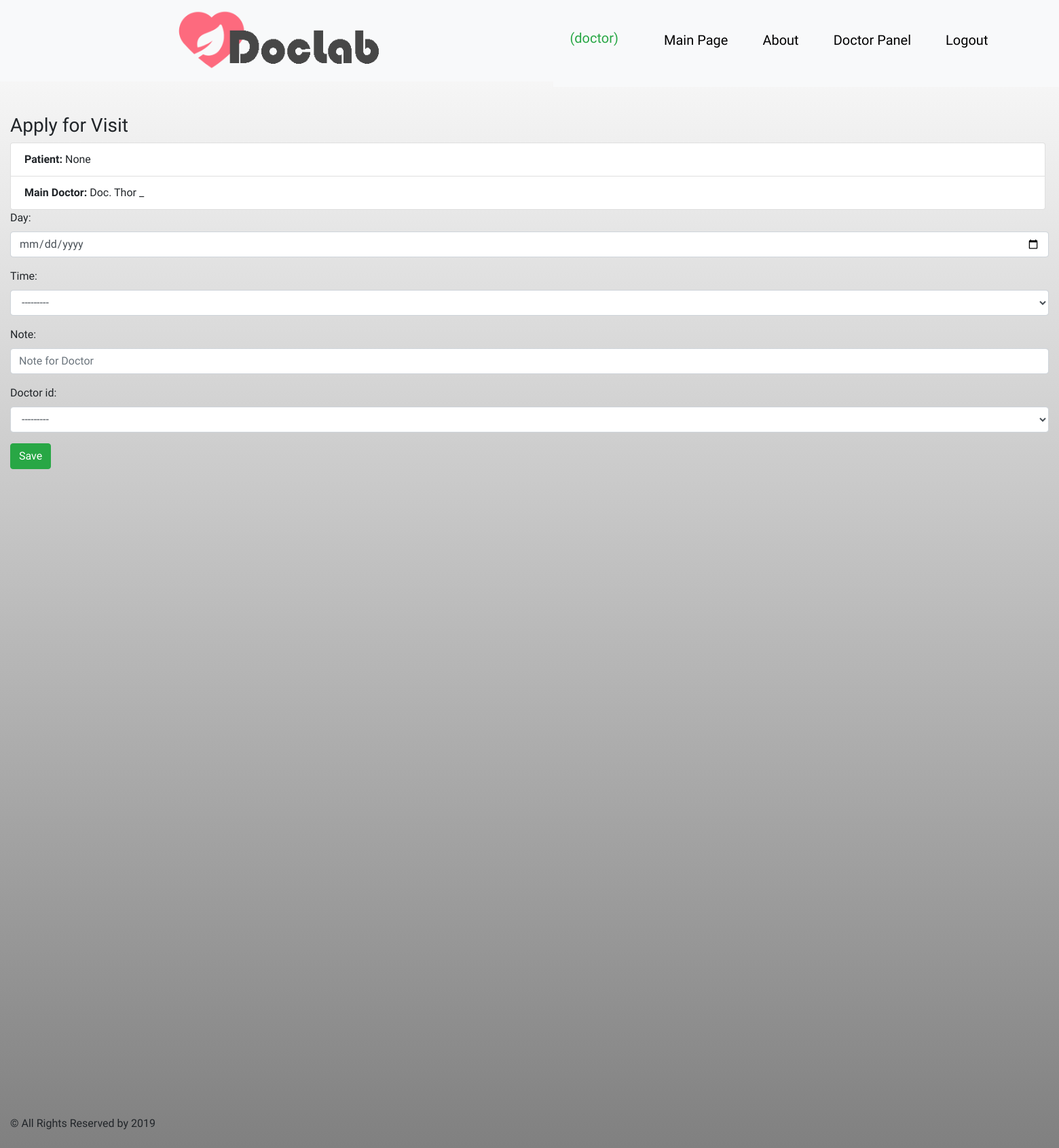
Page /doctor/schedule/apply/ (signed in) on the committed database.
### doctor/models.py (models this page shows)
class UserProfile(AbstractBaseUser, PermissionsMixin):
    accType = (
        (0, 'Unknown'),
        (1, 'Doctor'),
        (2, 'LabAssistant'),
        (3, 'Patient'),
        (4, 'Admin'),
    )
    username = models.CharField(max_length=25, unique=True)
    email = models.EmailField(unique=True)
    is_active = models.BooleanField(default=True)
    is_staff = models.BooleanField(default=False)
    acc_type = models.IntegerField(choices=accType, default=0)
    pat_ref = models.OneToOneField(Patient, on_delete=models.CASCADE, null=True, blank=True, unique=True)
    doc_ref = models.ForeignKey(Doctor, on_delete=models.CASCADE, null=True, blank=True)
    USERNAME_FIELD = "username"
    objects = UserManager()
    REQUIRED_FIELDS = ["email"]

class Doctor(models.Model):
    GENDER = (
        (0, 'Male'),
        (1, 'Female')
    )
    first_name = models.CharField(max_length=45)
    middle_name = models.CharField(max_length=45)
    last_name = models.CharField(max_length=45)
    gender = models.BooleanField(choices=GENDER, default=0)
    post = models.CharField(max_length=45, blank=True)
    phone_number = models.CharField(max_length=15, blank=True)
    address = models.CharField(max_length=90, blank=True)
    email = models.CharField(max_length=254, blank=True)
    exam_room = models.CharField(max_length=6, blank=True)
    def __str__(self):
        return 'Doc. ' + self.first_name + ' ' + self.last_name

### doctor/views.py (the view)
# urls.py: path('schedule/apply/', views.schedule_form_view, name='apply_for_visit'),
def schedule_form_view(request):
    form = ScheduleForm(request.POST or None, initial={"patient_id": request.user.pat_ref})
    context = {
        'form': form
    }
    if form.is_valid():
        form.save()
        return HttpResponseRedirect(reverse('doctor:schedule',
                                            kwargs={'pk': form.cleaned_data['doctor_id'].pk}))
    return render(request, 'doctor/forms/schedule_form.html', context)

### doctor/forms.py (shortened to what this page needs)
class ScheduleForm(forms.ModelForm):
    class Meta:
        model = Schedule
        fields = ['day', 'time', 'note', 'doctor_id', 'patient_id']
        widgets = {
            'day': forms.DateInput(attrs={'class': 'form-control', 'placeholder': 'Select a date',
                                          'type': 'date'}),
            'note': forms.TextInput(attrs={'class': 'form-control', 'placeholder': 'Note for Doctor',
                                           'type': 'text'}),
            'time': widgets.Select(attrs={'class': 'select, form-control'}),
            'doctor_id': widgets.Select(attrs={'class': 'select, form-control'}),
            'patient_id': widgets.HiddenInput(),
        }

### doctor/templates/doctor/forms/schedule_form.html (shortened to what this page needs)
{% extends 'extends/base.html' %}
{% block content %}
    <div class="container-fluid">
        <h3>Apply for Visit</h3>
        <ul class="list-group">
            <li class="list-group-item"><b>Patient:</b>  {{ user.pat_ref }}</li>
            <li class="list-group-item"><b>Main Doctor:</b>  {{ user.doc_ref }}</li>
        </ul>
        <form method="post">
            {{ form.as_p }}
            <input type="submit" class="btn btn-success" value="Save"/>
        </form>
    </div>
{% endblock %}

### main/templates/extends/header.html (shortened to what this page needs)
{% load static %}
<!DOCTYPE html>
<html lang="en">
<head>
    <link rel="stylesheet" href="{% static 'main/images/style1.css' %}">
</head>
<body>
<header>
    <nav class="navbar navbar-expand-sm bg-light">
        <ul class="navbar-nav mr-auto">
            <div class="logo">
                <a href="{% url 'main:index' %}"><img class="graficlogo" src="{% static 'main/images/logo.png' %}"></a>
            </div>
            <nav class="navbar navbar-expand-sm bg-light">
                <ul class="navbar-nav mr-auto">
                    {% if user.is_authenticated %}
                        <li class="nav-item active">
                            <a class="navbar-brand nav-link text-success">
                                ({{ user.username }})
                            </a>
                        </li>
                    {% endif %}
                    <li class="nav-item">
                        <a class="nav-link" href="{% url 'main:index' %}">Main Page</a>
                    </li>
                    <li class="nav-item">
                        <a class="nav-link" href="{% url 'main:info' %}">About</a>
                    </li>
                    {% if user.is_authenticated %}
                        {% if user.acc_type == 1 %}
                            <li class="nav-item">
                                <a class="nav-link" href="{% url 'doctor:index' %}">Doctor Panel</a>
                            </li>
                        {% elif user.acc_type == 2 %}
                            <li class="nav-item">
                                <a class="nav-link" href="{% url 'lab:index' %}">Lab Tests Panel</a>
                            </li>
                        {% elif user.acc_type == 3 %}
                            <li class="nav-item">
                                <a class="nav-link" href="{% url 'patient:index' %}">Actions</a>
                            </li>
                        {% endif %}
                    {% endif %}
                    {% if user.is_authenticated %}
                        <li class="nav-item mr-auto">
                            <a class="nav-link " href="{% url 'logout' %}">Logout</a>
                        </li>
                    {% else %}
                        <li class="nav-item mr-auto">
                            <a class="nav-link mr-auto" href="{% url 'login' %}">Login</a>
                        </li>
                    {% endif %}
                </ul>
            </nav>
        </ul>
    </nav>
<br>
<br>
</header>
</body>
</html>

### main/static/main/style.css (style rules this page uses)
body { padding-bottom: 1000px; background-image: linear-gradient(white, grey); }
ul { height: 100%; padding: 0px 5px 0px 20px; }
a { color: #17a2b8; }

### main/static/main/images/style1.css (style rules this page uses)
* { margin: 0; padding: 0; }
a { text-decoration: none; }
li { text-decoration: none; list-style: none; }
body { font-family: 'Raleway', sans-serif; }
.logo { width: 100%; display: flex; justify-content: center; }
.graficlogo { padding: 5px; max-width: 100%; height: 100px; box-sizing: border-box; }
nav { margin: auto; width: 1600px; height: 120px; }
.nav-item { background-color: none; font-size: 19px; margin-top: 20px; padding-right: 35px; }
.nav-item a { color: #000; text-align: center; font-size: 20px; }

### rows in the picture
UserProfile: username "doctor", pat_ref "None", doc_ref "Doc. Thor _"
